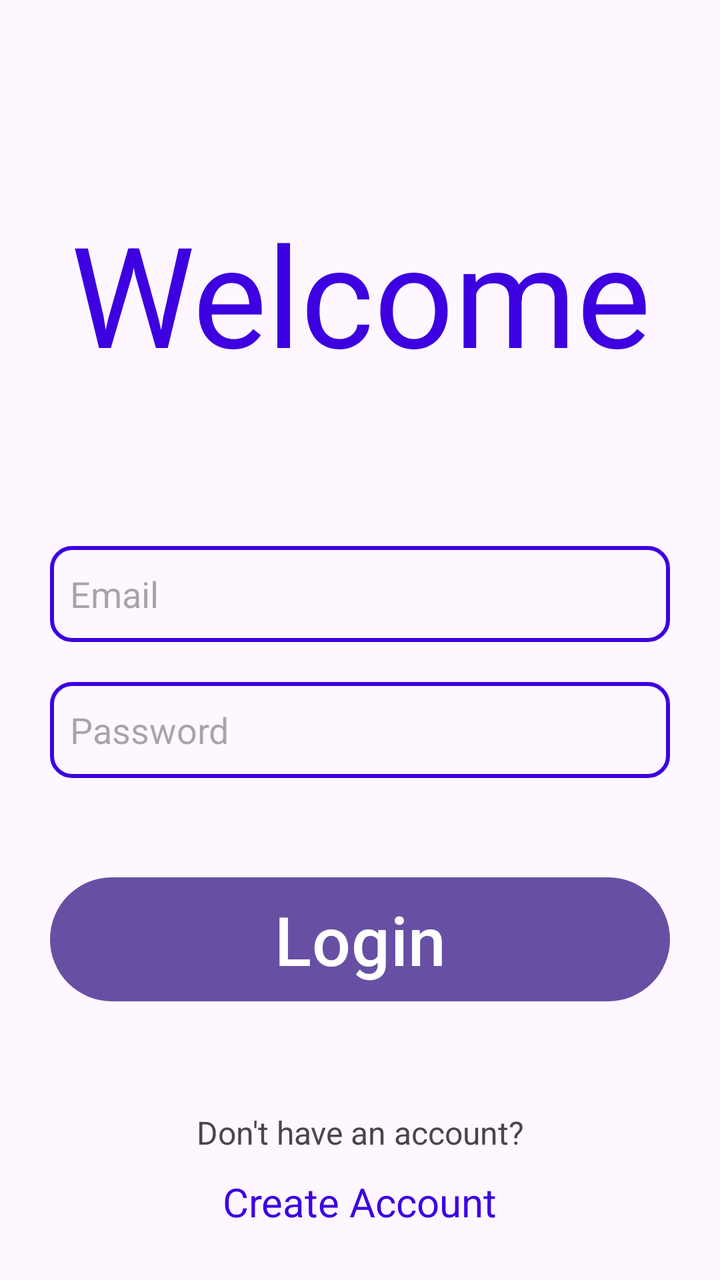
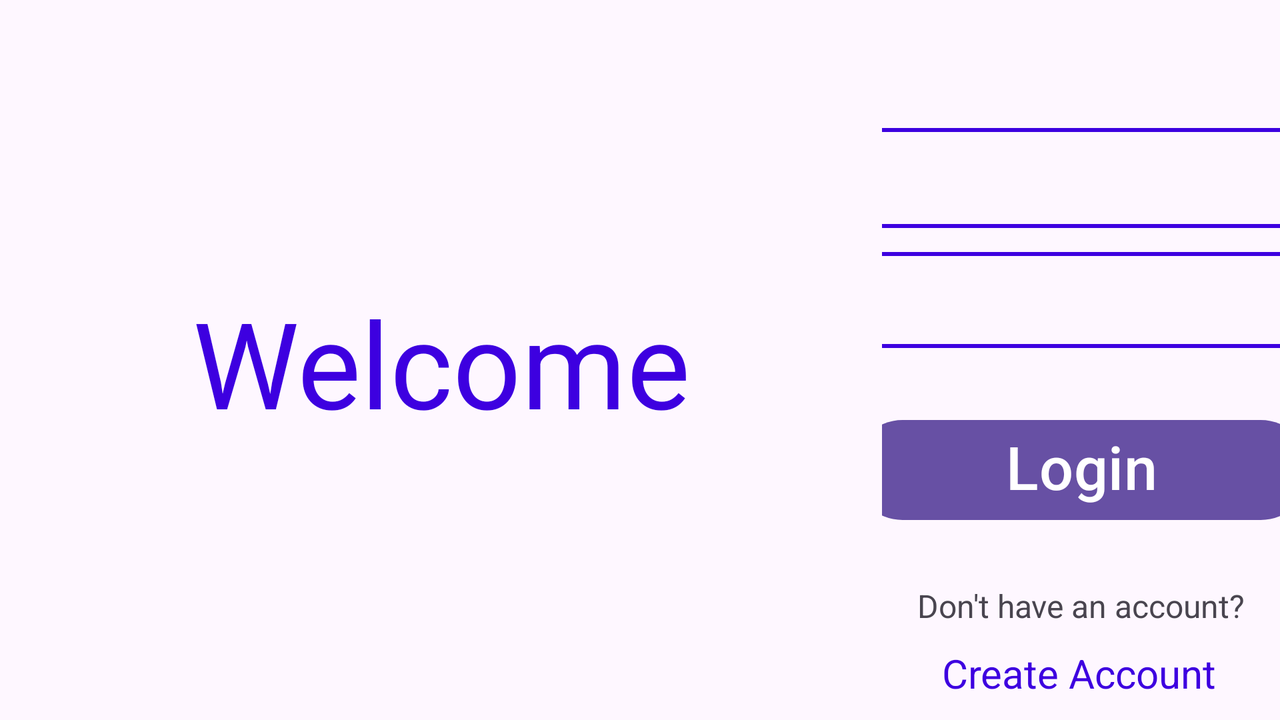

Compare how this app lays out the same screen by default and in its alternative resource folder. The renders come first, then the two layout files and the values they reference.
<!-- AndroidManifest.xml: application theme Theme.App_2100 -->
<!-- res/layout/activity_login.xml -->
<?xml version="1.0" encoding="utf-8"?>
<androidx.constraintlayout.widget.ConstraintLayout
    xmlns:android="http://schemas.android.com/apk/res/android"
    xmlns:app="http://schemas.android.com/apk/res-auto"
    xmlns:tools="http://schemas.android.com/tools"
    android:layout_width="match_parent"
    android:layout_height="match_parent"
    tools:context=".Login">

    <TextView
        android:id="@+id/activity_login_tv_title"
        android:layout_width="match_parent"
        android:layout_height="wrap_content"
        android:layout_marginStart="25dp"
        android:layout_marginTop="100dp"
        android:layout_marginEnd="25dp"
        android:text="Welcome"
        android:textAlignment="center"
        android:textColor="@color/purple"
        android:textSize="70sp"

        app:layout_constraintEnd_toEndOf="parent"
        app:layout_constraintStart_toStartOf="parent"
        app:layout_constraintTop_toTopOf="parent" />

    <EditText
        android:id="@+id/activity_login_et_email"
        android:layout_width="match_parent"
        android:layout_height="48dp"
        android:layout_marginStart="25dp"
        android:layout_marginTop="80dp"
        android:layout_marginEnd="25dp"
        android:autofillHints="emailAddress"
        android:background="@drawable/login_custom_et"
        android:ems="10"
        android:hint="Email"
        android:inputType="textEmailAddress"
        android:padding="10dp"
        android:textColor="@color/black"
        app:layout_constraintEnd_toEndOf="parent"
        app:layout_constraintStart_toStartOf="parent"
        app:layout_constraintTop_toBottomOf="@id/activity_login_tv_title" />

    <EditText
        android:id="@+id/activity_login_et_password"
        android:layout_width="match_parent"
        android:layout_height="48dp"
        android:layout_marginStart="25dp"
        android:layout_marginTop="20dp"
        android:layout_marginEnd="25dp"
        android:autofillHints="password"
        android:background="@drawable/login_custom_et"
        android:ems="10"
        android:hint="Password"
        android:inputType="textPassword"
        android:padding="10dp"
        android:textColor="@color/black"
        app:layout_constraintEnd_toEndOf="parent"
        app:layout_constraintStart_toStartOf="parent"
        app:layout_constraintTop_toBottomOf="@id/activity_login_et_email" />

    <Button
        android:id="@+id/activity_login_bt_login"
        android:layout_width="match_parent"
        android:layout_height="70dp"
        android:layout_marginStart="25dp"
        android:layout_marginTop="40dp"
        android:layout_marginEnd="25dp"
        android:layout_marginBottom="45dp"
        android:text="Login"
        android:textSize="34sp"
        app:layout_constraintBottom_toTopOf="@id/activity_login_tv_noacctxt"
        app:layout_constraintEnd_toEndOf="parent"
        app:layout_constraintStart_toStartOf="parent"
        app:layout_constraintTop_toBottomOf="@id/activity_login_et_password" />

    <TextView
        android:id="@+id/activity_login_tv_noacctxt"
        android:layout_width="wrap_content"
        android:layout_height="wrap_content"
        android:layout_marginTop="120dp"
        android:layout_marginStart="25dp"
        android:layout_marginEnd="25dp"
        android:text="Don't have an account?"
        android:textAlignment="center"
        android:textSize="16sp"
        app:layout_constraintBottom_toTopOf="@id/activity_login_tv_signup"
        app:layout_constraintEnd_toEndOf="parent"
        app:layout_constraintStart_toStartOf="parent"/>

    <TextView
        android:id="@+id/activity_login_tv_signup"
        android:layout_width="wrap_content"
        android:layout_height="48dp"
        android:clickable="true"
        android:focusable="true"
        android:text="Create Account"
        android:layout_marginTop="5dp"
        android:layout_marginBottom="15dp"
        android:layout_marginStart="25dp"
        android:layout_marginEnd="25dp"
        android:gravity="center_vertical"
        android:textAppearance="@style/TextAppearance.AppCompat.Body1"
        android:textColor="@color/purple"
        android:textSize="20sp"
        android:paddingLeft="25dp"
        android:paddingRight="25dp"
        android:paddingTop="8dp"
        android:paddingBottom="8dp"
        android:background="?android:attr/selectableItemBackground"
        app:layout_constraintBottom_toBottomOf="parent"
        app:layout_constraintEnd_toEndOf="parent"
        app:layout_constraintStart_toStartOf="parent" />

</androidx.constraintlayout.widget.ConstraintLayout>
<!-- resources referenced by this layout -->
<resources>
  <color name="black">#FF000000</color>
  <color name="purple">#3d00e0</color>
  <!-- drawable login_custom_et (drawable) -->
  <?xml version="1.0" encoding="utf-8"?>
  <shape xmlns:android="http://schemas.android.com/apk/res/android"
      android:shape="rectangle">
  
      <stroke
          android:width="2dp"
          android:color="@color/purple"/>
      <corners
          android:radius="10dp"/>
  
  </shape>
  <style name="Theme.App_2100" parent="Base.Theme.App_2100" />
  <style name="Base.Theme.App_2100" parent="Theme.Material3.DayNight.NoActionBar">
          
          
      </style>
</resources>
<!-- res/layout-land/activity_login.xml (the repository's variant of the layout above) -->
<!-- drawn on the phone turned sideways -->
<?xml version="1.0" encoding="utf-8"?>
<androidx.constraintlayout.widget.ConstraintLayout
    xmlns:android="http://schemas.android.com/apk/res/android"
    xmlns:app="http://schemas.android.com/apk/res-auto"
    xmlns:tools="http://schemas.android.com/tools"
    android:layout_width="match_parent"
    android:layout_height="match_parent"
    tools:context=".Login">

    <LinearLayout
        android:layout_width="match_parent"
        android:layout_height="match_parent"
        android:orientation="horizontal">

        <androidx.constraintlayout.widget.ConstraintLayout
            android:layout_width="441dp"
            android:layout_height="match_parent">

            <TextView
                android:id="@+id/activity_login_tv_title"
                android:layout_width="336dp"
                android:layout_height="78dp"
                android:text="Welcome"
                android:textAlignment="center"
                android:textColor="@color/purple"
                android:textSize="60sp"

                app:layout_constraintBottom_toBottomOf="parent"
                app:layout_constraintEnd_toEndOf="parent"
                app:layout_constraintStart_toStartOf="parent"
                app:layout_constraintTop_toTopOf="parent" />
        </androidx.constraintlayout.widget.ConstraintLayout>

        <LinearLayout
            android:layout_width="match_parent"
            android:layout_height="match_parent"
            android:orientation="vertical">

            <androidx.constraintlayout.widget.ConstraintLayout
                android:layout_width="match_parent"
                android:layout_height="match_parent">

                <EditText
                    android:id="@+id/activity_create_account_et_email"
                    android:layout_width="400dp"
                    android:layout_height="50dp"
                    android:layout_marginTop="64dp"
                    android:autofillHints="emailAddress"
                    android:background="@drawable/login_custom_et"
                    android:ems="10"
                    android:hint="Email"
                    android:inputType="textEmailAddress"
                    android:padding="10dp"
                    android:textColor="@color/black"
                    app:layout_constraintEnd_toEndOf="parent"
                    app:layout_constraintStart_toStartOf="parent"
                    app:layout_constraintTop_toTopOf="parent" />

                <Button
                    android:id="@+id/activity_create_account_bt_create_account"
                    android:layout_width="229dp"
                    android:layout_height="58dp"
                    android:layout_marginTop="32dp"
                    android:includeFontPadding="false"
                    android:text="Login"
                    android:textSize="30sp"
                    app:iconPadding="2dp"
                    app:layout_constraintEnd_toEndOf="parent"
                    app:layout_constraintStart_toStartOf="parent"
                    app:layout_constraintTop_toBottomOf="@+id/activity_create_account_et_password" />

                <TextView
                    android:id="@+id/activity_login_tv_signup"
                    android:layout_width="189dp"
                    android:layout_height="36dp"
                    android:background="?android:attr/selectableItemBackground"
                    android:clickable="true"
                    android:focusable="true"
                    android:gravity="center_vertical"
                    android:paddingLeft="25dp"
                    android:paddingTop="4dp"
                    android:paddingRight="25dp"
                    android:paddingBottom="8dp"
                    android:text="Create Account"
                    android:textAppearance="@style/TextAppearance.AppCompat.Body1"
                    android:textColor="@color/purple"
                    android:textSize="20sp"
                    app:layout_constraintBottom_toBottomOf="parent"
                    app:layout_constraintEnd_toEndOf="parent"
                    app:layout_constraintStart_toStartOf="parent"
                    app:layout_constraintTop_toBottomOf="@+id/activity_login_tv_noacctxt"
                    app:layout_constraintVertical_bias="0.0" />

                <TextView
                    android:id="@+id/activity_login_tv_noacctxt"
                    android:layout_width="196dp"
                    android:layout_height="27dp"
                    android:layout_marginTop="28dp"
                    android:text="Don't have an account?"
                    android:textAlignment="center"
                    android:textSize="16sp"
                    app:layout_constraintEnd_toEndOf="parent"
                    app:layout_constraintHorizontal_bias="0.497"
                    app:layout_constraintStart_toStartOf="parent"
                    app:layout_constraintTop_toBottomOf="@+id/activity_create_account_bt_create_account" />

                <EditText
                    android:id="@+id/activity_create_account_et_password"
                    android:layout_width="400dp"
                    android:layout_height="48dp"
                    android:layout_marginTop="12dp"
                    android:autofillHints="password"
                    android:background="@drawable/login_custom_et"
                    android:ems="10"
                    android:hint="Password"
                    android:inputType="textPassword"
                    android:padding="10dp"
                    android:textColor="@color/black"
                    app:layout_constraintEnd_toEndOf="parent"
                    app:layout_constraintStart_toStartOf="parent"
                    app:layout_constraintTop_toBottomOf="@+id/activity_create_account_et_email" />

            </androidx.constraintlayout.widget.ConstraintLayout>

        </LinearLayout>

    </LinearLayout>

</androidx.constraintlayout.widget.ConstraintLayout>
